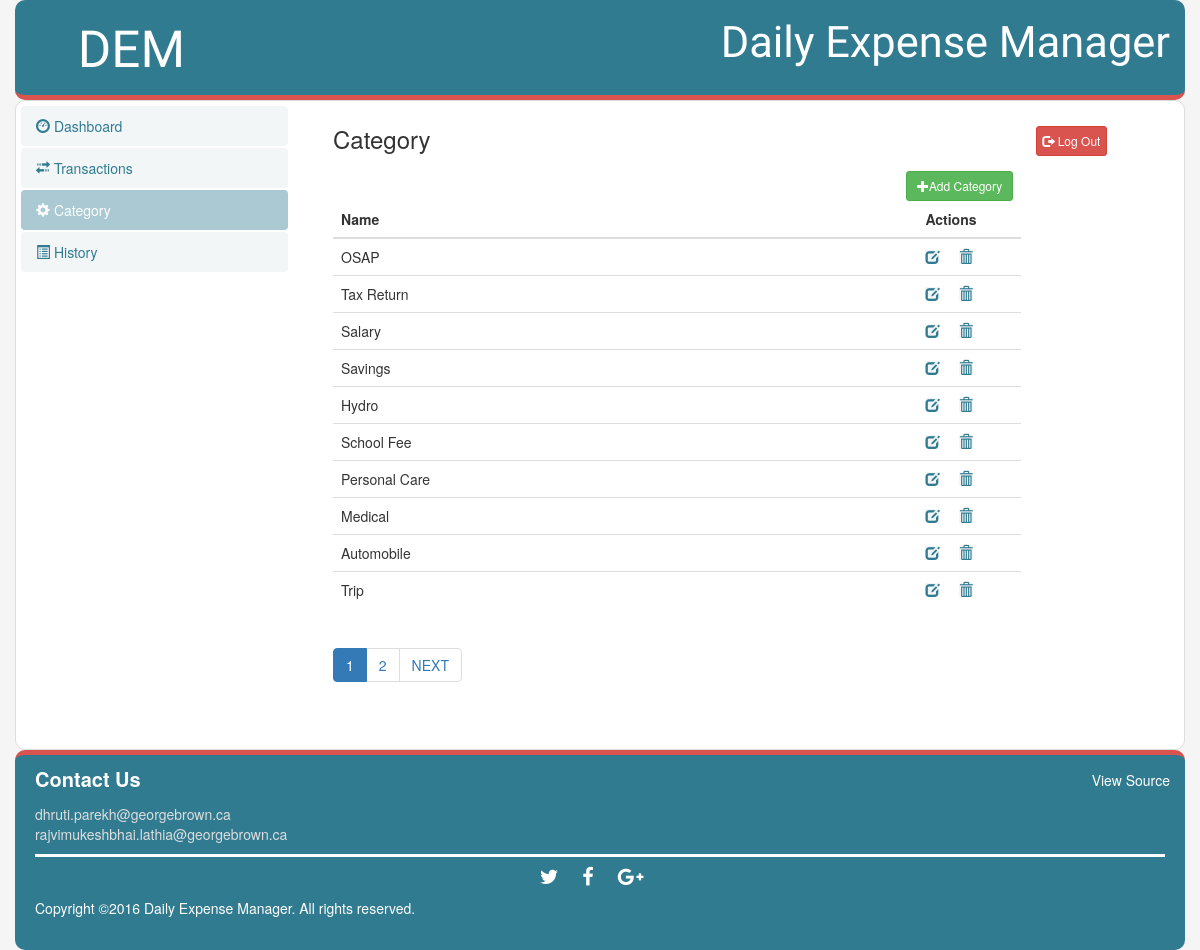
/category.php (signed in), run on the app's committed database.
### tables this page shows
CREATE TABLE IF NOT EXISTS `category` (
  `categoryId` int(5) NOT NULL AUTO_INCREMENT,
  `categoryName` varchar(15) NOT NULL,
  `userId` int(3) unsigned NOT NULL,
  UNIQUE KEY `categoryId` (`categoryId`),
  KEY `categoryId_2` (`categoryId`)
);

### Template/database_conn.php (called while the page is built, shortened)
<?php
class Connection{
    static $connection;
    public static function get(){
        try {
            if (!self::$connection) {
                self::$connection = new PDO('mysql:host=127.0.0.1;dbname=f6team11_dem', 'f6team11', 'f6@team11');
            }
        }
        catch(Excception $ex){
            echo $ex->getMessage();
        }
        return self::$connection;
    }
}

### category.php (the view, shortened to what this page needs)
<?php
require_once "Template/database_conn.php";
$userInfo = User::getUserInfo();
$recordStmt = Connection::get()->prepare("SELECT COUNT(*) AS Total FROM `category` WHERE userId = :userId");
$recordStmt->bindParam(':userId', $userInfo['userId'] );
$recordStmt->execute();
$record = $recordStmt->fetch(PDO::FETCH_ASSOC);
$limit = 10;
$totalRecords = $record['Total'];
$totalPages = ceil($totalRecords/$limit);
$pageNum = isset($_GET['page']) ? (int)$_GET['page'] : 1;
$start = ($pageNum-1) * $limit;
$stmt = Connection::get()->prepare("SELECT * from category WHERE userId = :userId ORDER BY categoryId DESC LIMIT $start,$limit");
$stmt->bindParam(':userId', $userInfo['userId'] );
$stmt->execute();
function get_pagination($pageNum, $totalPages) {
    $html = '';
    $current = $pageNum;
    if($totalPages > 2) {
        if ($pageNum == $totalPages) {
            $current = $pageNum - 2;
        } else if ($pageNum + 1 == $totalPages) {
            $current = $pageNum - 1;
        }
    }
    else {
        $current = $pageNum;
    }
    for($i=1; $i<4; $i++) {
        if($current <= $totalPages) {
            $html .= "<li class='" .($pageNum==$current ? 'active' : ''). "'><a href='?page={$current}'>{$current}</a></li>";
            $current++;
        }
    }
    if($pageNum<$totalPages) {
        $html .= "<li><a href='?page=" .($pageNum+1) ."'> NEXT </a></li></a>";
    }
    return $html;
}
include_once "Template/header.php";
?>
<div class="container" id="contents">
    <div class="row">
        <?php include_once "Template/sidebar.php"; ?>
        <div id="part2" class="col-lg-9 col-md-9">
            <h3>
                <span class="col-lg-10 col-md-10 col-sm-8 col-xs-8">Category</span>
                <a href="logout.php" id="log-out" class="btn btn-danger btn-sm col-lg-1 col-md-1 col-sm-3 col-xs-3">
                    <span class="glyphicon glyphicon-log-out"></span> Log Out
                </a>
            </h3>
            <div class="col-lg-10 col-md-10">
                <a class="btn btn-success btn-sm col-lg-offset-10 col-md-offset-10 col-sm-offset-8 col-xs-offset-8" data-id=0 data-name='' data-toggle="modal" data-target="#editModal">
                    <span class="glyphicon glyphicon-plus"></span>Add Category
                </a>
                <table id="table" class="table table-hover" cellspacing="0" width="100%">
                    <thead>
                    <tr>
                        <th width="85%">Name</th>
                        <th>Actions</th>
                    </tr>
                    </thead>
                    <tbody>
                    <?php
                    if($stmt->rowCount() > 0){
                        while ($row = $stmt->fetch(PDO::FETCH_ASSOC)){
                            echo "<tr>
                                <td>{$row['categoryName']}</td>
                                <td>
                                    <a data-id='{$row['categoryId']}' data-name='{$row['categoryName']}' class=\"glyphicon glyphicon-edit\"  data-toggle=\"modal\" data-target=\"#editModal\"></a>&nbsp;&nbsp;&nbsp;&nbsp;
                                    <a data-id='{$row['categoryId']}' data-name='{$row['categoryName']}' class=\"glyphicon glyphicon-trash\"  data-toggle=\"modal\" data-target=\"#removeModal\"></a>
                                </td>
                             </tr>";
                        }
                    }
                    else{
                        echo "<tr>
                                  <td class='result' colspan='6'>No Results...</td>
                              </tr>";
                    }
                    ?>
                    </tbody>
                </table>
            </div>
            <div class="row">
                <ul class="pagination col-lg-10 col-md-10">
                    <?php echo get_pagination($pageNum, $totalPages); ?>
                </ul>
            </div>
        </div>
    </div>
</div>
<?php include_once "Template/footer.php"; ?>

### css/style.css (style rules this page uses)
* { margin: 0; padding: 0; }
html, body { height: 100%; }
body { background-color: #f5f5f5; }
div#contents { min-height: 650px; padding: 5px; overflow: visible; border-radius: 10px; border: 1px solid #ddd; background-color: #fff; }
a { background-color: #F2F6F7; color : #317b91; }
.pagination { display: block; margin: 20px 15px; border-radius: 4px; padding-left: 15px; }

### css/add_transaction.css (style rules this page uses)
#log-out { padding: 5px; margin-bottom: 15px; align-content: stretch; }

### data on the page
category: categoryName "OSAP"
category: categoryName "Tax Return"
category: categoryName "Salary"
category: categoryName "Savings"
category: categoryName "Hydro"
category: categoryName "School Fee"
category: categoryName "Personal Care"
category: categoryName "Medical"
category: categoryName "Automobile"
category: categoryName "Trip"
